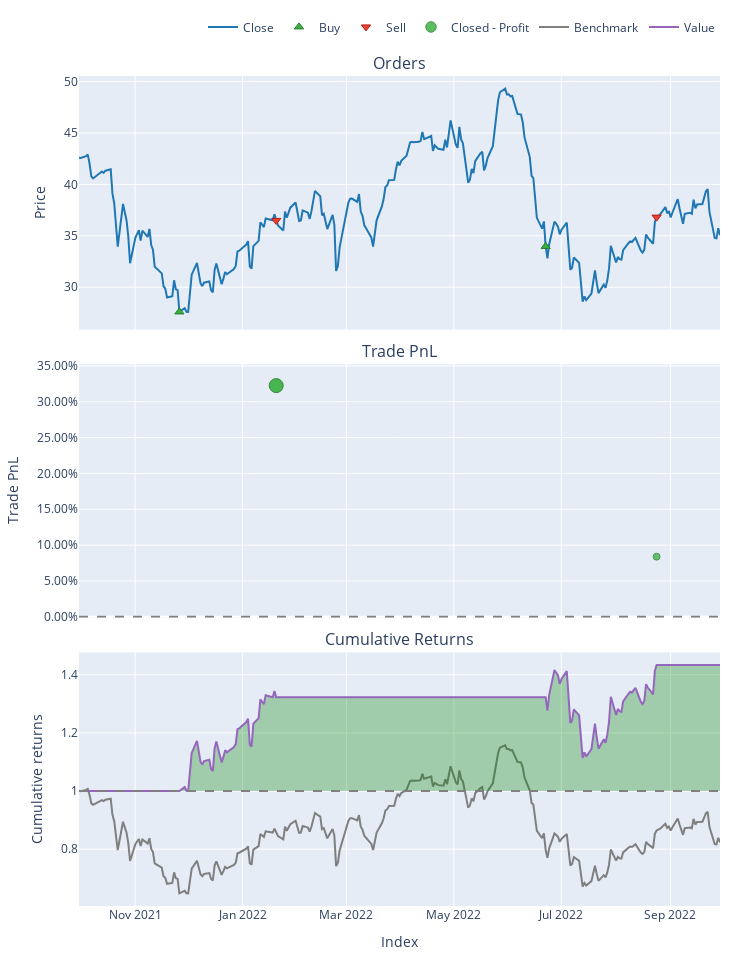

The notebook cell this image was saved under:
### Code cell
# rsi strategy
rsi = vbt.RSI.run(RRRP3_price, window = 21)

entries = rsi.rsi_crossed_below(30)

exits = rsi.rsi_crossed_above(70)

pf = vbt.Portfolio.from_signals(RRRP3_price, entries, exits)

print(pf.stats())

pf.plot().show()

### Figure 1 — Plotly figure (JSON) as saved in the notebook; plotly's stock layout.template omitted (floating-point values rounded to 4 significant figures; data arrays with more than 128 entries replaced by an {"elided": "..."} marker saying what was removed)
{"data": [{"legendgroup": "0", "line": {"color": "#1f77b4"}, "name": "Close", "showlegend": true, "type": "scatter", "uid": "419e50b4-15b7-40c2-b07e-ffcd7211fb28", "x": {"elided": "250 str values"}, "xaxis": "x", "y": {"elided": "250 float values"}, "yaxis": "y"}, {"customdata": [[0, 3.623, 0], [2, 3.893, 0]], "hovertemplate": "Order Id: %{customdata[0]}<br>Timestamp: %{x}<br>Price: %{y}<br>Size: %{customdata[1]:.6f}<br>Fees: %{customdata[2]:.6f}", "legendgroup": "1", "marker": {"color": "#37B13F", "line": {"color": "rgb(38,123,44)", "width": 1}, "size": 8, "symbol": "triangle-up"}, "mode": "markers", "name": "Buy", "type": "scatter", "uid": "fb0f3abe-5741-40f4-a1cc-f8228f948a8f", "x": ["2021-11-26T03:00:00+00:00", "2022-06-22T03:00:00+00:00"], "xaxis": "x", "y": [27.6, 33.97], "yaxis": "y"}, {"customdata": [[1, 3.623, 0], [3, 3.893, 0]], "hovertemplate": "Order Id: %{customdata[0]}<br>Timestamp: %{x}<br>Price: %{y}<br>Size: %{customdata[1]:.6f}<br>Fees: %{customdata[2]:.6f}", "legendgroup": "2", "marker": {"color": "#EA4335", "line": {"color": "rgb(181,31,18)", "width": 1}, "size": 8, "symbol": "triangle-down"}, "mode": "markers", "name": "Sell", "type": "scatter", "uid": "02fa1ffe-5b36-41df-bd46-fac082f20dbd", "x": ["2022-01-20T03:00:00+00:00", "2022-08-24T03:00:00+00:00"], "xaxis": "x", "y": [36.5, 36.82], "yaxis": "y"}, {"customdata": [[0, 0, 32.25, 0.3225], [1, 1, 11.1, 0.0839]], "hovertemplate": "Exit Trade Id: %{customdata[0]}<br>Position Id: %{customdata[1]}<br>Exit Timestamp: %{x}<br>PnL: %{customdata[2]:.6f}<br>Return: %{customdata[3]:.2%}", "legendgroup": "3", "marker": {"color": "#37B13F", "line": {"color": "rgb(38,123,44)", "width": 1}, "opacity": [0.9, 0.75], "size": [14, 7], "symbol": "circle"}, "mode": "markers", "name": "Closed - Profit", "type": "scatter", "uid": "cde4af79-82d6-4e87-910f-72e3f7bfb444", "x": ["2022-01-20T03:00:00+00:00", "2022-08-24T03:00:00+00:00"], "xaxis": "x2", "y": [0.3225, 0.0839], "yaxis": "y2"}, {"legendgroup": "4", "line": {"color": "#7f7f7f"}, "name": "Benchmark", "showlegend": true, "type": "scatter", "uid": "67616124-9913-4084-aff5-d5b2a84110c9", "x": {"elided": "250 str values"}, "xaxis": "x3", "y": {"elided": "250 float values"}, "yaxis": "y3"}, {"hoverinfo": "skip", "legendgroup": "5", "line": {"color": "rgba(0, 0, 0, 0)", "width": 0}, "opacity": 0, "showlegend": false, "type": "scatter", "uid": "bcb01215-60f8-4582-afea-da0c58693f9f", "x": {"elided": "250 str values"}, "xaxis": "x3", "y": {"elided": "250 int values"}, "yaxis": "y3"}, {"connectgaps": false, "fill": "tonexty", "fillcolor": "rgba(0, 128, 0, 0.3)", "hoverinfo": "skip", "legendgroup": "5", "line": {"color": "rgba(0, 0, 0, 0)", "width": 0}, "opacity": 0, "showlegend": false, "type": "scatter", "uid": "f42465b2-a9c8-4073-8d5e-56ae6c9fc99b", "x": {"elided": "250 str values"}, "xaxis": "x3", "y": {"elided": "250 float values"}, "yaxis": "y3"}, {"legendgroup": "6", "line": {"color": "#9467bd"}, "name": "Value", "showlegend": true, "type": "scatter", "uid": "22f5cca0-3a92-4081-b8e4-d9cb02c11dde", "x": {"elided": "250 str values"}, "xaxis": "x3", "y": {"elided": "250 float values"}, "yaxis": "y3"}, {"hoverinfo": "skip", "legendgroup": "5", "line": {"color": "rgba(0, 0, 0, 0)", "width": 0}, "opacity": 0, "showlegend": false, "type": "scatter", "uid": "e6218d62-c71c-4d82-8ff8-85ba536ec677", "x": {"elided": "250 str values"}, "xaxis": "x3", "y": {"elided": "250 int values"}, "yaxis": "y3"}], "layout": {"annotations": [{"font": {"size": 16}, "showarrow": false, "text": "Orders", "x": 0.5, "xanchor": "center", "xref": "paper", "y": 1, "yanchor": "bottom", "yref": "paper"}, {"font": {"size": 16}, "showarrow": false, "text": "Trade PnL", "x": 0.5, "xanchor": "center", "xref": "paper", "y": 0.6528, "yanchor": "bottom", "yref": "paper"}, {"font": {"size": 16}, "showarrow": false, "text": "Cumulative Returns", "x": 0.5, "xanchor": "center", "xref": "paper", "y": 0.3056, "yanchor": "bottom", "yref": "paper"}], "height": 960, "legend": {"orientation": "h", "traceorder": "normal", "x": 1, "xanchor": "right", "y": 1.042, "yanchor": "bottom"}, "margin": {"b": 30, "l": 30, "r": 30, "t": 30}, "shapes": [{"line": {"color": "gray", "dash": "dash"}, "type": "line", "x0": 0, "x1": 1, "xref": "paper", "y0": 0, "y1": 0, "yref": "y2"}, {"line": {"color": "gray", "dash": "dash"}, "type": "line", "x0": 0, "x1": 1, "xref": "paper", "y0": 1, "y1": 1, "yref": "y3"}], "showlegend": true, "width": 750, "xaxis": {"anchor": "y", "domain": [0, 1], "matches": "x3", "showticklabels": false}, "xaxis2": {"anchor": "y2", "domain": [0, 1], "matches": "x3", "showticklabels": false}, "xaxis3": {"anchor": "y3", "domain": [0, 1], "title": {"text": "Index"}}, "yaxis": {"anchor": "x", "domain": [0.6944, 1], "title": {"text": "Price"}}, "yaxis2": {"anchor": "x2", "domain": [0.3472, 0.6528], "tickformat": ".2%", "title": {"text": "Trade PnL"}}, "yaxis3": {"anchor": "x3", "domain": [0, 0.3056], "title": {"text": "Cumulative returns"}}}}
